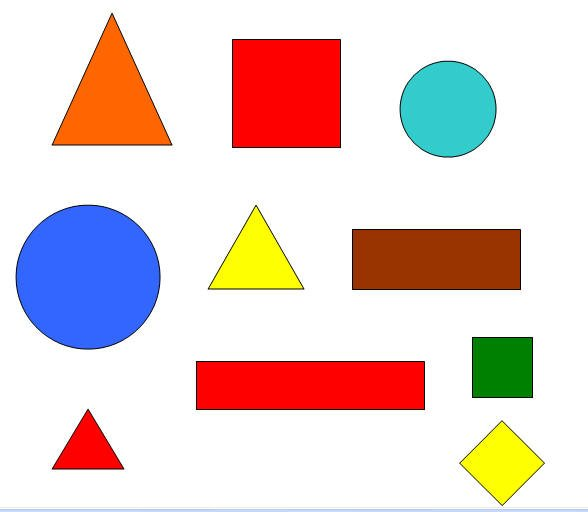
#> input picture shapes.jpg, 588 x 512 px
$ python anotherCornerFinder.py
#> lines starting #> are read from the running program, lines starting #| are printed output that depends on the picture; after the words box and inside, x2 and y2 are one past the last pixel; in counts of white or black regions, pixels touching at a corner belong together
import cv2
import numpy as np
import matplotlib.pyplot as plt


img = cv2.imread("shapes.jpg")
#> img is the input picture: shape (512, 588, 3); mean B, G, R 206.2, 209.8, 229.3
gray = cv2.cvtColor(img, cv2.COLOR_BGR2GRAY)
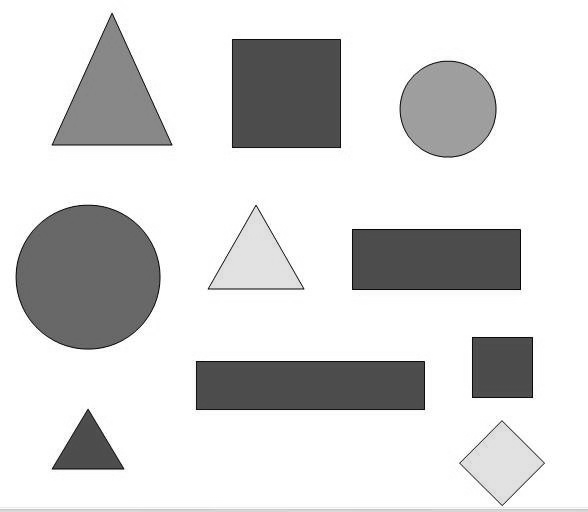
#> gray: shape (512, 588); min 1, max 255, mean 215.2
gray = np.float32(gray)

des = cv2.cornerHarris(gray, 5, 5, 0.07)
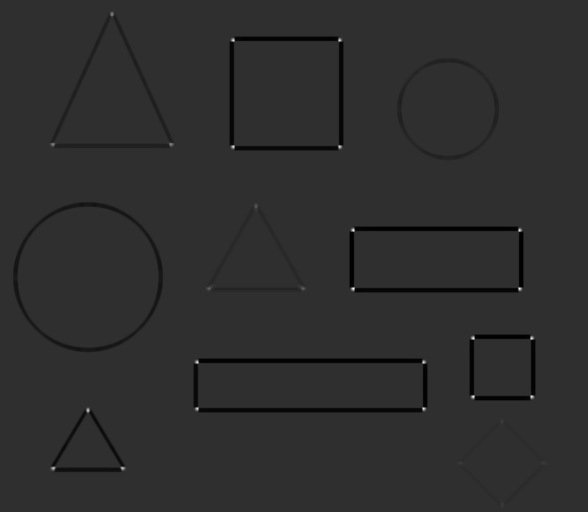
#> des: shape (512, 588) float32; min -1.84e+09, max 8.03e+09, mean -49718700; drawn with min black and max white
des = cv2.dilate(des, None)

img[des > 0.01*des.max()] = [255, 0, 0]
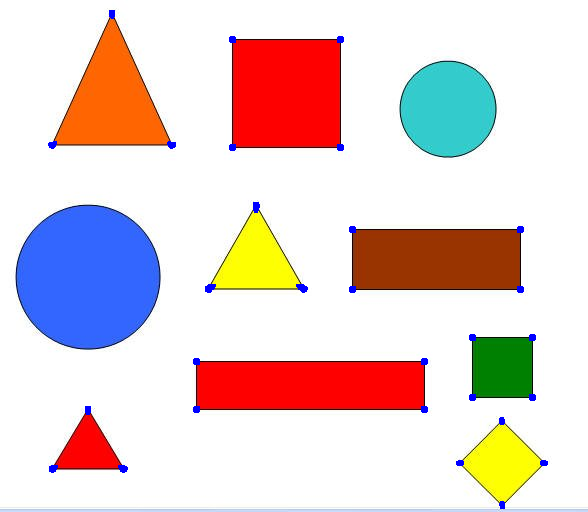
#> img: shape (512, 588, 3); 0.48% of pixels changed, all inside (x1, y1, x2, y2) = (48, 10, 548, 509)

plt.imshow(img)
plt.waitforbuttonpress()
